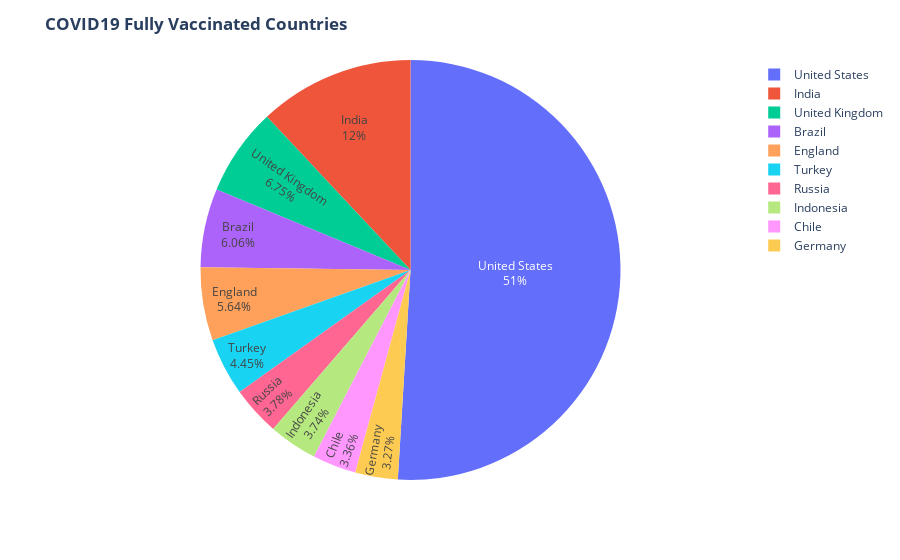

Source (notebook cell):
### Markdown cell above
## Top 10 Covid 19 fully vaccinated Countries

### Code cell
# data covid19 vaccination

covid_full= pd.DataFrame(df_county_vac.groupby("country")["people_fully_vaccinated"].max().sort_values(ascending = False).head(10))
covid_full.reset_index(level=0,inplace=True)

fig = px.pie(covid_full,
             values='people_fully_vaccinated',
             names='country',
             hover_data=['country'],
             labels={'country':'country'}
            )
fig.update_traces(textposition='inside',
                  textinfo='percent+label'
                 )
fig.update_layout(title='<b>COVID19 Fully Vaccinated Countries<b>',
                )
fig.show()

### Figure 1 — Plotly figure (JSON) as saved in the notebook; plotly's stock layout.template omitted (floating-point values rounded to 4 significant figures)
{"data": [{"customdata": [["United States"], ["India"], ["United Kingdom"], ["Brazil"], ["England"], ["Turkey"], ["Russia"], ["Indonesia"], ["Chile"], ["Germany"]], "domain": {"x": [0, 1], "y": [0, 1]}, "hovertemplate": "country=%{customdata[0]}<br>people_fully_vaccinated=%{value}<extra></extra>", "labels": ["United States", "India", "United Kingdom", "Brazil", "England", "Turkey", "Russia", "Indonesia", "Chile", "Germany"], "legendgroup": "", "name": "", "showlegend": true, "textinfo": "percent+label", "textposition": "inside", "type": "pie", "values": [91175995, 21443345, 12071810, 10838229, 10086684, 7954030, 6767873, 6699327, 6017265, 5855864]}], "layout": {"legend": {"tracegroupgap": 0}, "margin": {"t": 60}, "title": {"text": "<b>COVID19 Fully Vaccinated Countries<b>"}}}
